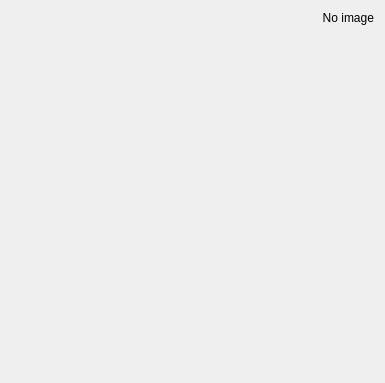
<?xml version="1.0" encoding="UTF-8"?>
<ui version="4.0">
 <class>Widget</class>
 <widget class="QWidget" name="Widget">
  <property name="geometry">
   <rect>
    <x>0</x>
    <y>0</y>
    <width>385</width>
    <height>383</height>
   </rect>
  </property>
  <property name="windowTitle">
   <string>Widget</string>
  </property>
  <layout class="QVBoxLayout" name="verticalLayout">
   <item>
    <widget class="QLabel" name="imageLabel_">
     <property name="layoutDirection">
      <enum>Qt::LeftToRight</enum>
     </property>
     <property name="text">
      <string>No image</string>
     </property>
     <property name="alignment">
      <set>Qt::AlignRight|Qt::AlignTop|Qt::AlignTrailing</set>
     </property>
    </widget>
   </item>
  </layout>
 </widget>
 <layoutdefault spacing="6" margin="11"/>
 <resources/>
 <connections/>
</ui>
